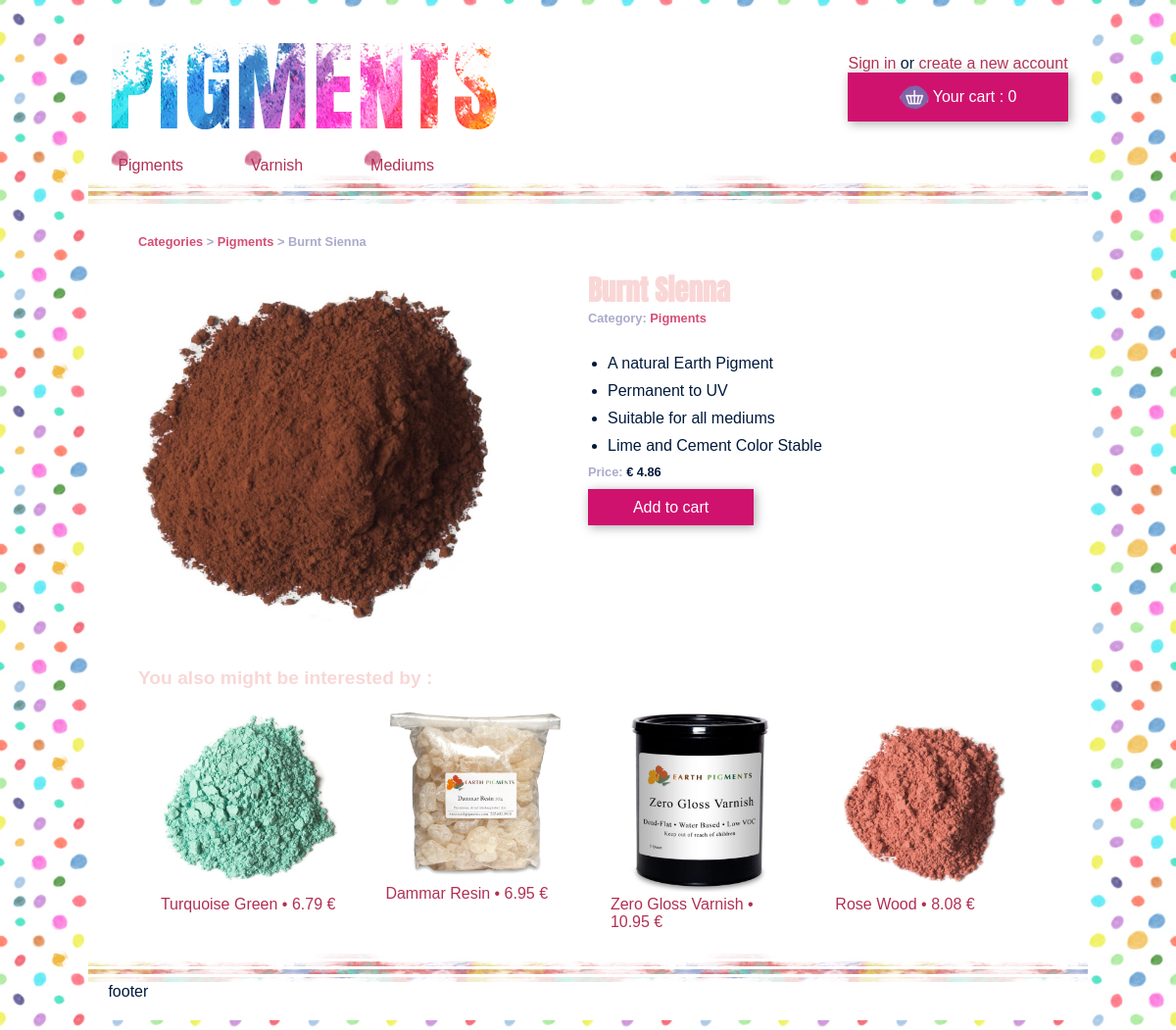
/index.php?ctrl=product&action=display&prod=9, run on the app's committed database.
### tables this page shows
CREATE TABLE IF NOT EXISTS `products` (
  `id` int(11) NOT NULL,
  `name` varchar(40) NOT NULL,
  `img_url` varchar(100) NOT NULL,
  `price` float NOT NULL,
  `description` text NOT NULL,
  `id_category` int(10) NOT NULL
);

### index.php (called while the page is built, shortened)
<?php
$conn=new Connection();
$db = $conn->get_connection();
if (
	( isset($_GET['ctrl']) && !empty($_GET['ctrl']) ) &&
	( isset($_GET['action']) && !empty($_GET['action']) )
) {
    $ctrl = $_GET['ctrl'];
    $action = $_GET['action'];
}
else {
    $ctrl = 'category';
    $action = 'display';
}
$ctrl = $ctrl . 'Controller';
$controller = $ctrl::getInstance($db);
$controller->$action();

### model/ProductManager.php (called while the page is built, shortened)
<?php
class ProductManager {
	private $db;
	public function __construct($db){
		$this->db=$db;
	}
	public function findAll(){
		$req="SELECT * from products";
		$search = $this->db->query($req);
		$found = $search -> fetchAll();
		return $found;
	}
}

### model/Product.php (called while the page is built, shortened)
<?php
class Product{
	private $id;
	private $name;
	private $img_url;
	private $price;
	private $description;
	private $id_category;
	private $category;
	public function getId(){
		return $this->id;
	}
	public function getName(){
		return $this->name;
	}
	public function getUrl(){
		return $this->img_url;
	}
	public function getPrice(){
		return $this->price;
	}
	public function getDescription(){
		$description = explode("|", $this->description);
		return $description;
	}
	public function getIdCategory(){
		return $this->id_category;
	}
	public function getCategory(){
		return $this->category;
	}
}

### view/showProduct.php (the view, shortened to what this page needs)
<p class="smallFont"><a href="index.php">Categories</a> > <a href="index.php?ctrl=category&action=displayOne&cat=<?echo $prod->getIdCategory();?>"><?echo $prod->getCategory();?></a> > <?echo $prod->getName();?></p>
<div id="showProduct">
	<img src="img/<? echo $prod->getUrl(); ?>" alt="<? echo $prod->getName(); ?>" />
	<div id="infoProduct">
		<h2><? echo $prod->getName(); ?></h2>
		<p class="smallFont">
			Category:
			<a href="index.php?ctrl=category&action=displayOne&cat=<? echo $prod->getIdCategory(); ?>"/><? echo $prod->getCategory(); ?></a>
		</p>
		<ul>
			<?foreach($prod->getDescription() as $li){?>
				<li><? echo $li;?></li>
			<?}?>
		</ul>
		<p class="smallFont">Price: <span>€ <? echo $prod->getPrice(); ?> </span></p>
		<p><a class="button" href="index.php?ctrl=product&action=addToCart&prod=<? echo $prod->getId(); ?>">Add to cart</a></p>
	</div>
</div>
<div id="seeAlso">
	<h3>You also might be interested by :</h3>
	<ul>
	<?foreach($random as $prod){?>
		<li class="smallProd">
			<div>
				<a href="index.php?ctrl=product&action=display&prod=<?echo $prod->getId();?>" />
					<img src="img/<?echo $prod->getUrl();?>" alt="<?echo $prod->getName();?>" />
					<div class="label_prod">
						<p><?echo $prod->getName();?> •
						<span><?echo $prod->getPrice();?> €</span></p>
					</div>
			</div>
		</li>
	<?}?>
	</ul>
</div>

### css/styles.css (style rules this page uses)
* { margin:0; padding:0; border:none; }
html { font-family:Arial, sans-serif; box-sizing:border-box; }
body { background-image:url('../img/fd.jpg'); color:#00193c; }
h1, h2, h3 { font-family: 'Anton', sans-serif; color:#f9d7d7; font-size:1.8em; }
li { list-style-type:none; }
.smallFont { font-size:0.8em; font-weight:bold; color:#aac; }
.smallFont a { color:#d44f76; }
a { text-decoration:none; color:#b22f54; }
input[type='submit'],#cart,.button { background-color:#CF126E; color:#fff; padding:10px 10%; box-shadow:2px 2px 10px #aaa; cursor:pointer; -webkit-transition: background-color 1s; transition: background-color 1s; }
.smallProd { float:left; width:20%; margin:2.5%; }
.smallProd img { width:100%; }
#showProduct { display:flex; justify-content:space-between; padding:20px 0; }
#showProduct img { width:40%; }
#infoProduct { width:50%; }
#infoProduct .smallFont { padding-bottom:20px; }
#infoProduct .smallFont span { color:#00193c; }
#infoProduct li { list-style-type:disc; margin:10px 0; margin-left:20px; }
#seeAlso { clear:left; padding-top:20px; }
#seeAlso h3 { font-family:arial, sans-serif; font-size:1.2em; }

### data on the page
products: name "Burnt Sienna", img_url (picture), description "A natural Earth Pigment", description "Permanent to UV", description "Suitable for all mediums", description "Lime and Cement Color Stable", price "4.86"
products: img_url (picture), name "Turquoise Green", price "6.79"
products: img_url (picture), name "Dammar Resin", price "6.95"
products: img_url (picture), name "Zero Gloss Varnish", price "10.95"
products: img_url (picture), name "Rose Wood", price "8.08"

### other printed values
$cart "0"
$prod->getCategory() "Pigments"
